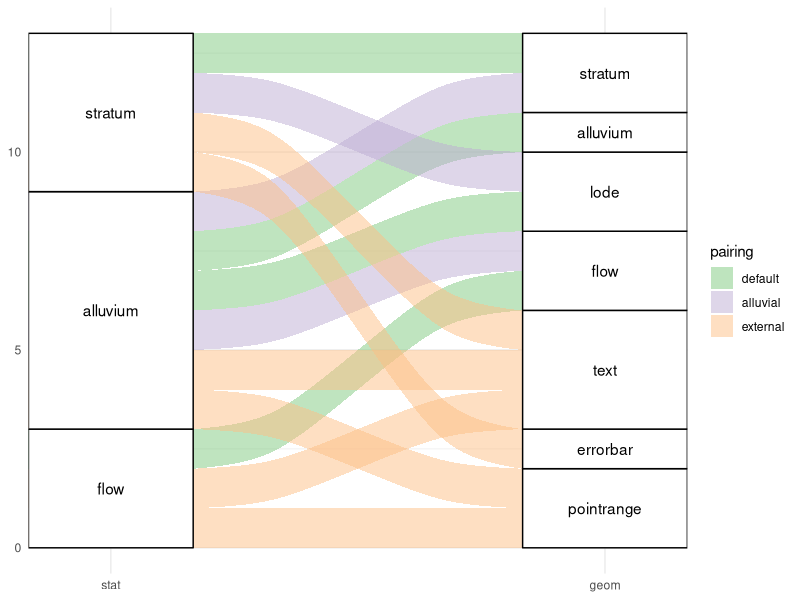

Recreate this plot in R.
## ---- chunk 1
knitr::opts_chunk$set(
  collapse = TRUE,
  comment = "#>",
  fig.path = "paper/"
)
## ---- chunk 2
library(ggalluvial)
combos <- data.frame(
  stat = c(
    rep("stratum", 2),
    rep("alluvium", 4),
    "flow",
    # text geom
    c("stratum", "alluvium", "flow"),
    # errorbar and pointrange geoms
    "stratum", "alluvium", "flow"
  ),
  geom = c(
    c("stratum", "lode"),
    c("stratum", "alluvium", "lode", "flow"),
    "flow",
    rep("text", 3),
    "errorbar", "pointrange", "pointrange"
  ),
  pairing = c(
    c("default", "alluvial"),
    c("alluvial", "default", "default", "alluvial"),
    "default",
    rep("external", 6)
  )
)
levs <- c("stratum", "alluvium", "lode", "flow",
          "text", "errorbar", "pointrange")
combos <- transform(
  combos,
  stat = factor(stat, levs),
  geom = factor(geom, levs),
  pairing = factor(pairing, c("default", "alluvial", "external"))
)
ggplot(combos, aes(axis1 = stat, axis2 = geom)) +
  scale_x_discrete(limits = c("stat", "geom"), expand = c(.1, .05)) +
  geom_alluvium(aes(fill = pairing)) +
  scale_fill_brewer(type = "qual") +
  geom_stratum() +
  geom_text(stat = "stratum", infer.label = TRUE) +
  theme_minimal()
